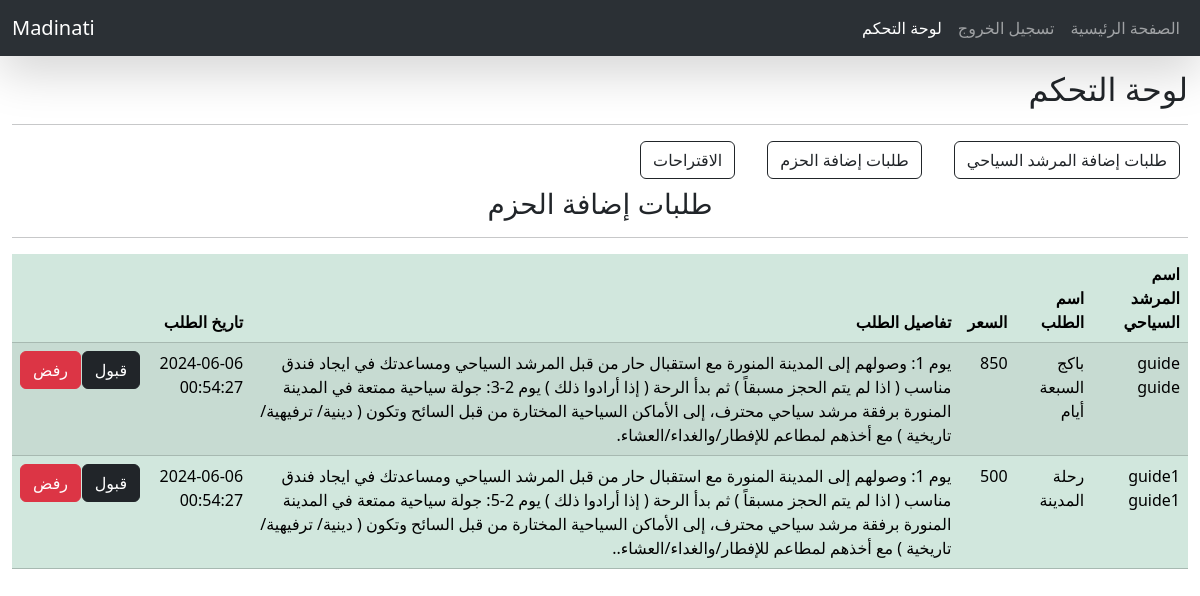
Screenshot of /admin/dashboard/add-package-requests.php (signed in) with the database file from the repository.
### tables this page shows
CREATE TABLE IF NOT EXISTS tourist_guide_requests (
	id_guide_request int not null unique auto_increment,
    id_tourist_guide int not null,
    name varchar(60) not null,
    price int not null,
    details varchar(500) not null,
    date datetime not null,
    photo_url varchar(200)not null,
    status  varchar(16) not null,
    
    PRIMARY KEY (id_guide_request),
    CONSTRAINT tourist_guide_requests_fk1 FOREIGN KEY (id_tourist_guide) REFERENCES tourist_guides (id_tourist_guide) ON DELETE CASCADE
);

### includes/add-package-requests-show.php (the view)
<div>
    <h3 class="text-center">طلبات إضافة الحزم</h3>
    <hr>
    <table class="table table-success table-striped" dir="rtl">
        <thead>
            <tr>
                <th scope="col">اسم المرشد السياحي</th>
                <th scope="col">اسم الطلب</th>
                <th scope="col">السعر</th>
                <th scope="col">تفاصيل الطلب</th>
                <th scope="col">تاريخ الطلب</th>
                <th scope="col"></th>
            </tr>
        </thead>
        <tbody>
            <?php
            foreach ($guideRequests as $guideRequest) {
                echo '
        <tr>
            <td>' . $guideRequest['guide_name'] . '</td>
            <td>' . $guideRequest['name'] . '</td>
            <td>' . $guideRequest['price'] . '</td>
            <td>' . $guideRequest['details'] . '</td>
            <td>' . $guideRequest['date'] . '</td>
            <td>
            <form class="d-inline-block"  action="add-package-requests.php" method="POST">
                <input type="hidden" name="id_guide_request" value="'.$guideRequest["id_guide_request"].'" >
                <div class="d-flex justify-content-between" style="width: 120px;">
                    <button type="submit" name="submit-accept" class="btn btn-dark">قبول</button>
                    <button type="submit" name="submit-rejected" class="btn btn-danger ">رفض</button>
                </div>
            </form>
            </td>
        </tr>
        ';
            }
            ?>
        </tbody>
    </table>
</div>

### public/css/style.css (style rules this page uses)
* { margin: 0; padding: 0; }
.pt-7 { padding-top: 70px; }

### rows the page displays
tourist_guide_requests: guide_name "guide guide", name "باكج السبعة أيام", price "850", details "يوم 1: وصولهم إلى المدينة المنورة مع استقبال حار من قبل المرشد السياحي ومساعدتك في ايجاد فندق مناسب ( اذا لم يتم الحجز مسبقاً ) ثم بدأ الرحة ( إذا أرادوا ذلك ) يوم 2-3: جولة سياحية ممتعة في المدينة المنورة برفقة مرشد سياحي محترف، إلى الأماكن السياحية المختارة من قبل السائح وتكون ( دينية/ ترفيهية/تاريخية ) مع أخذهم لمطاعم للإفطار/والغداء/العشاء.", date "2024-06-06 00:54:27"
tourist_guide_requests: guide_name "guide1 guide1", name "رحلة المدينة", price "500", details "يوم 1: وصولهم إلى المدينة المنورة مع استقبال حار من قبل المرشد السياحي ومساعدتك في ايجاد فندق مناسب ( اذا لم يتم الحجز مسبقاً ) ثم بدأ الرحة ( إذا أرادوا ذلك ) يوم 2-5: جولة سياحية ممتعة في المدينة المنورة برفقة مرشد سياحي محترف، إلى الأماكن السياحية المختارة من قبل السائح وتكون ( دينية/ ترفيهية/تاريخية ) مع أخذهم لمطاعم للإفطار/والغداء/العشاء..", date "2024-06-06 00:54:27"
